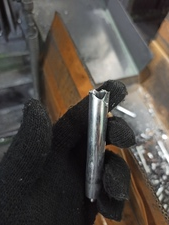
#> input picture image/IMG_20221006_075220.jpg, 169 x 225 px, given in place of the camera
$ python nut.py
#> lines starting #> are read from the running program, lines starting #| are printed output that depends on the picture; after the words box and inside, x2 and y2 are one past the last pixel; in counts of white or black regions, pixels touching at a corner belong together
import cv2
import numpy as np

cap = cv2.VideoCapture(0)

while True:
    success, image = cap.read()
#> image is the input picture: shape (225, 169, 3); mean B, G, R 71.2, 76.1, 81.7
    if success:
        imgContour = image.copy()
        imgcrop = image#[0:100, 295:560]
        cropCopy = imgcrop.copy()
        imgGray = cv2.cvtColor(imgcrop, cv2.COLOR_BGR2GRAY)
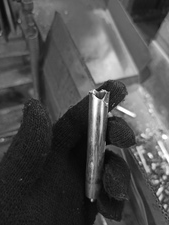
#> imgGray: shape (225, 169); min 2, max 255, mean 77.2
        imgBlur = cv2.GaussianBlur(imgGray, (7,7), 1)
        imgCanny = cv2.Canny(imgBlur, 50, 100)
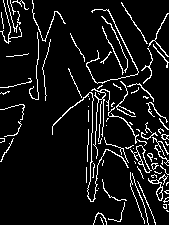
#> imgCanny: shape (225, 169); 8.6% white in thin lines or dots
        contours, _ =cv2.findContours(imgCanny, cv2.RETR_EXTERNAL, cv2.CHAIN_APPROX_NONE)
#> contours = 87 contours, 76 with area under 20; largest, box (x1, y1, x2, y2) and area: (130, 145, 152, 173) 160, (148, 174, 168, 201) 102, (52, 92, 129, 202) 57, (86, 9, 139, 84) 47, (148, 13, 169, 57) 28
        for cnt in contours:
            area = cv2.contourArea(cnt)
            print(area)
            if area>2000:
                peri=cv2.arcLength(cnt, True)
                print(peri)
                approx = cv2.approxPolyDP(cnt, 0.02*peri, True)
                points=len(approx)
                print(points)
                x,y,w,h=cv2.boundingRect(approx)
#> this loop made 87 passes
#> area on passes 13, 21, 29, 38, 50, 59: 102.5, 21, 160, 23, 21.5, 57
#| 1.0
#| 9.0
#| 1.0
#| 0.0
#| 2.5
#| 2.0
#| 2.5
#| 2.0
#> (further printed lines are left out)

    cv2.imshow("Frame", imgCanny)
    #cv2.imshow("Frame", image)
    cv2.imshow("Frame", imgBlur)
    #print(len(corners))

    key = cv2.waitKey(1)
#> (key q is pressed here)
    if key == ord('q'):
        break

cap.release()
cv2.destroyAllWindows()

$ run again, on image/IMG_20221006_092509.jpg
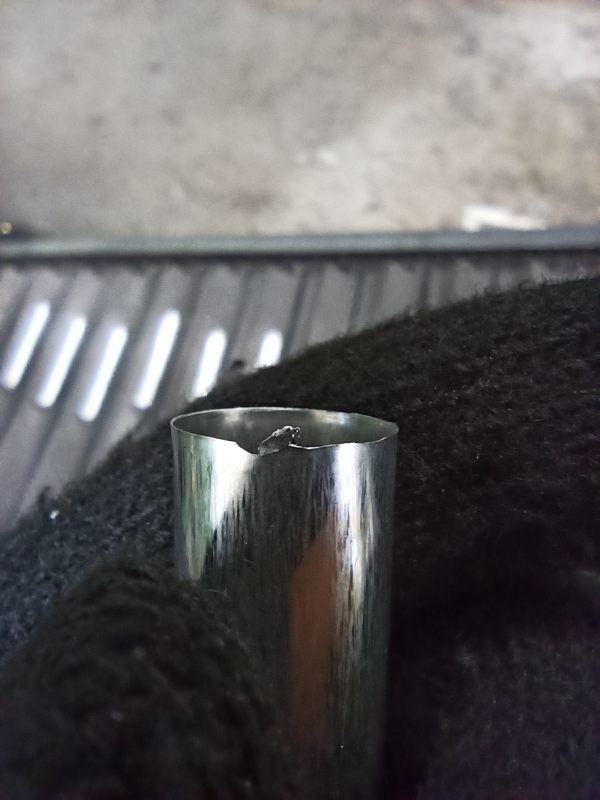
#> input picture image/IMG_20221006_092509.jpg, 1200 x 1600 px, given in place of the camera (shown at 1/2 size)
#> image is the input picture: shape (1600, 1200, 3); mean B, G, R 95.7, 95, 96.8
#> `imgCanny = cv2.Canny(imgBlur, 50, 100)`:
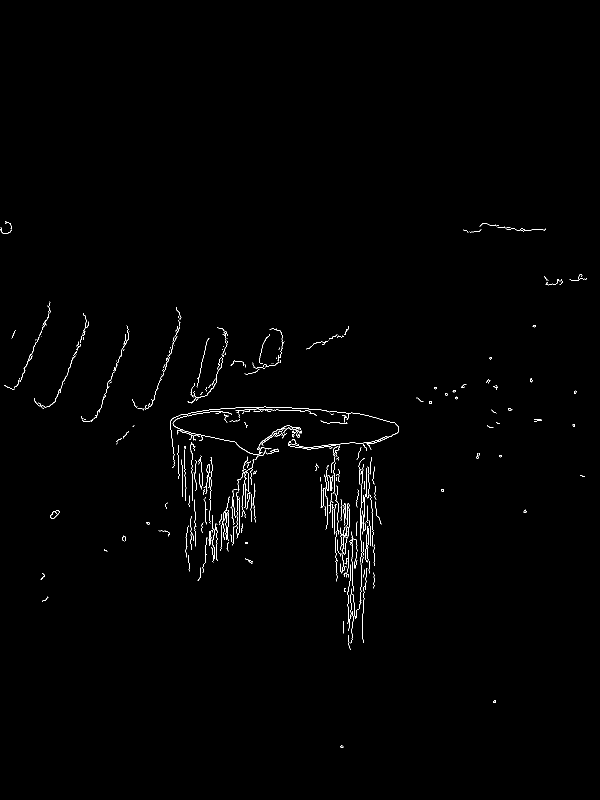
#> imgCanny: shape (1600, 1200) (shown at 1/2 size); 0.68% white in thin lines or dots, all inside (x1, y1, x2, y2) = (0, 442, 1174, 1496)
#> contours = 360 contours, 352 with area under 20; largest, box (x1, y1, x2, y2) and area: (340, 813, 798, 936) 368, (101, 1020, 119, 1037) 166, (515, 851, 601, 901) 78, (345, 822, 543, 910) 53, (89, 711, 151, 816) 44, (375, 716, 446, 807) 33, (40, 673, 80, 764) 32, (523, 865, 565, 891) 28
#> the loop `for cnt in contours:` made 360 passes
#> area on passes 1 to 3: 16.5, 15, 2
#> (printed output is left out)

$ run again, on image/Picture5.jpg
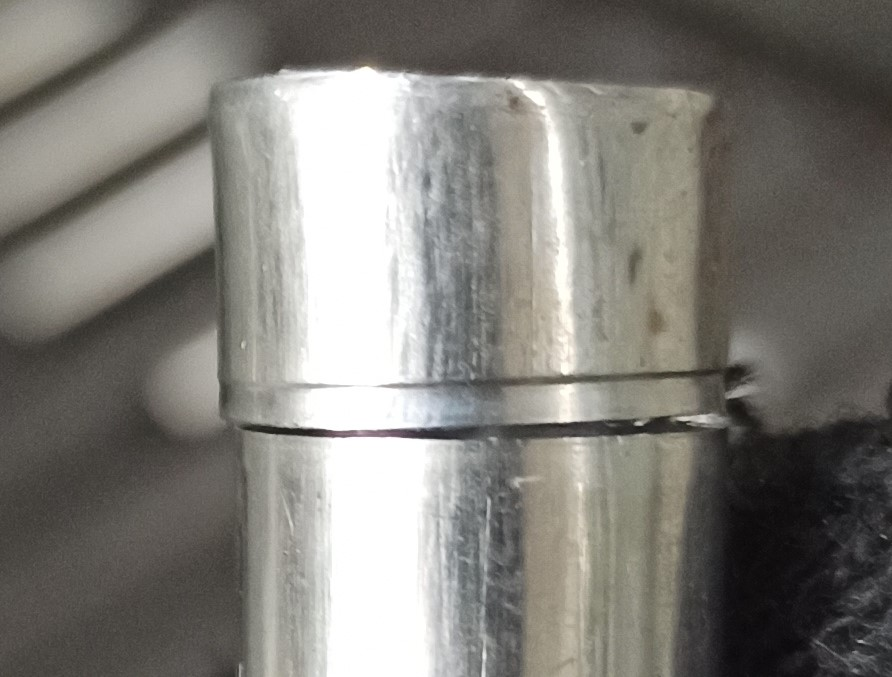
#> input picture image/Picture5.jpg, 892 x 677 px, given in place of the camera
#> image is the input picture: shape (677, 892, 3); mean B, G, R 120.4, 125.8, 128.1
#> `imgCanny = cv2.Canny(imgBlur, 50, 100)`:
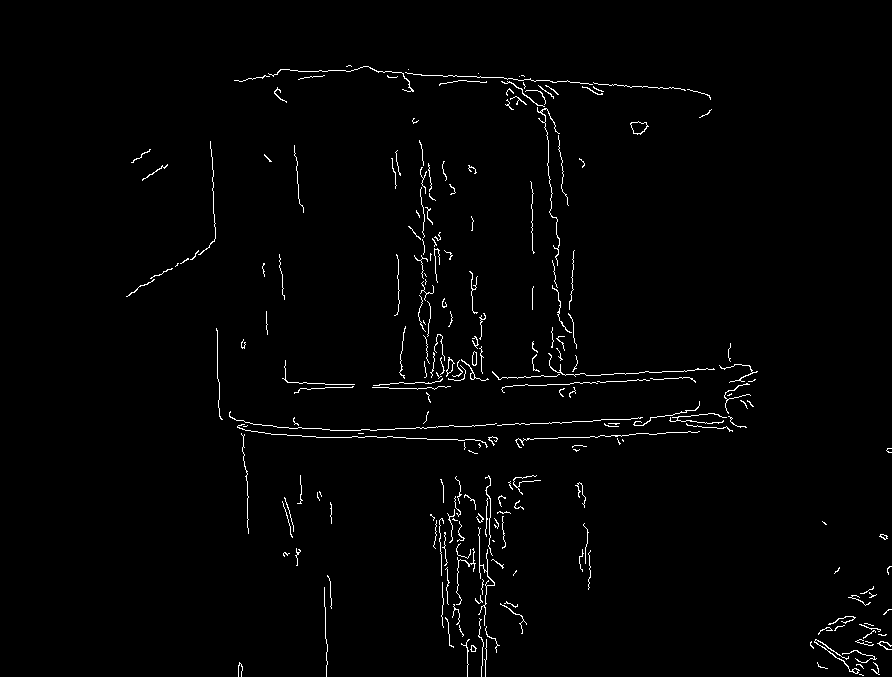
#> imgCanny: shape (677, 892); 1.5% white in thin lines or dots, all inside (x1, y1, x2, y2) = (126, 65, 892, 677)
#> contours = 227 contours, 217 with area under 20; largest, box (x1, y1, x2, y2) and area: (630, 121, 649, 135) 148, (446, 357, 455, 377) 62, (814, 639, 860, 674) 59, (472, 351, 477, 366) 50, (461, 359, 489, 381) 34
#> the loop `for cnt in contours:` made 227 passes
#> area on passes 7, 12, 50: 24, 59, 22.5
#> (printed output is left out)
